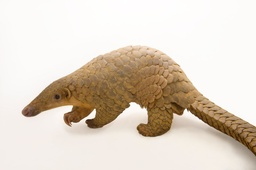
#> input picture pangolin.jpg, 256 x 170 px, shrunk from 1600 x 1065 before the run
$ python Examen.py
#> lines starting #> are read from the running program, lines starting #| are printed output that depends on the picture
import cv2
import numpy as np
import matplotlib.pyplot as plt
import random

#Funciones para agregar ruido a las imágenes
def add_gaussian_noise(image, mean=0, std_dev=25):
    # Ruido aleatorio con el mismo tamaño que la imagen
#> called with mean = 0, std_dev = 40
    noise = np.random.normal(mean, std_dev, image.shape)
    # Suma el ruido a la imagen
    noisy_image = image + noise
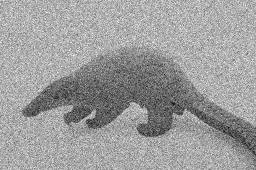
#> noisy_image: shape (170, 256) float64; min -98.72, max 406.3, mean 213.3; drawn with min black and max white
    # Ajusta el rango a 255
    noisy_image = np.clip(noisy_image, 0, 255)
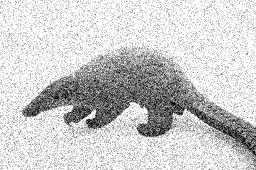
#> noisy_image: shape (170, 256) float64; min 0, max 255, mean 204.5
    return noisy_image.astype(np.uint8)

def add_salt_and_pepper_noise(image, amount=0.05):
#> called with amount = 0.1
    output_image = np.copy(image)
    num_salt = int(np.ceil(amount * image.size * 0.5))
#> num_salt = 2176
    num_pepper = int(np.ceil(amount * image.size * 0.5))
#> num_pepper = 2176
    # Genera coordenadas aleatorias para poner los píxeles blancos
    coords = [np.random.randint(0, i - 1, num_salt) for i in image.shape]
    output_image[tuple(coords)] = 255
    # Genera coordenadas aleatorias para poner los píxeles negros
    coords = [np.random.randint(0, i - 1, num_pepper) for i in image.shape]
    output_image[tuple(coords)] = 0

    return output_image

def apply_filter(image, kernel_size, filter_type):
#> called with kernel_size = 5, filter_type = 'media'
    rows, cols = image.shape
#> rows = 170; cols = 256
    #Imagen vacia para guardar el resultado
    output_image = np.zeros((rows, cols), dtype=np.uint8)

    #Padding
    pad_width = kernel_size // 2

    #Se crea la imagen con los bordes extra
    padded_image = np.pad(image, pad_width, mode='constant', constant_values=0)
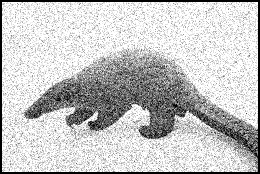
#> padded_image: shape (174, 260); min 0, max 255, mean 196.4

    #Bucle de recorrido por cada píxel
    for i in range(rows):
        for j in range(cols):
            window = padded_image[i : i + kernel_size, j : j + kernel_size]

            if filter_type == 'media':
                pixel_value = np.mean(window)
            elif filter_type == 'mediana':
                pixel_value = np.median(window)
            elif filter_type == 'min':
                pixel_value = np.min(window)
            elif filter_type == 'max':
                pixel_value = np.max(window)

            output_image[i, j] = pixel_value

    return output_image

try:
    origin = cv2.imread("./pangolin.jpg", cv2.IMREAD_GRAYSCALE)
except:
    print("Error: No se encontró la imagen")
    exit()

KERNEL_SIZE = 5
#Generar imágenes con ruido
gaussiano_ruido = add_gaussian_noise(origin, std_dev=40)
sal_pimienta_ruido = add_salt_and_pepper_noise(origin, amount=0.1)

#filtros a la imagen con ruido gaussiano
media_gaussiana = apply_filter(gaussiano_ruido, KERNEL_SIZE, 'media')
mediana_gaussiana = apply_filter(gaussiano_ruido, KERNEL_SIZE, 'mediana')
min_gaussiano = apply_filter(gaussiano_ruido, KERNEL_SIZE, 'min')
#> call 3 of apply_filter, with kernel_size = 5, filter_type = 'min'
#> after the loop in apply_filter (call 3), `for i in range(rows):`:
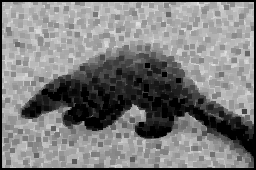
#> output_image: shape (170, 256); min 0, max 229, mean 125.1
max_gaussiano = apply_filter(gaussiano_ruido, KERNEL_SIZE, 'max')

#filtros a la imagen con ruido sal y pimienta
sp_mean = apply_filter(sal_pimienta_ruido, KERNEL_SIZE, 'media')
#> in apply_filter (call 5), `padded_image = np.pad(image, pad_width, mode='constant', constant_valu..`:
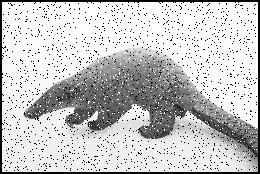
#> padded_image: shape (174, 260); min 0, max 255, mean 197.3
sp_median = apply_filter(sal_pimienta_ruido, KERNEL_SIZE, 'mediana')
sp_min = apply_filter(sal_pimienta_ruido, KERNEL_SIZE, 'min')
#> after the loop in apply_filter (call 7), `for i in range(rows):`:
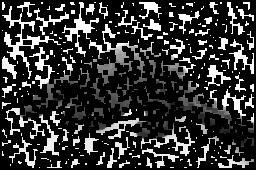
#> output_image: shape (170, 256); min 0, max 254, mean 52.6
sp_max = apply_filter(sal_pimienta_ruido, KERNEL_SIZE, 'max')
#> after the loop in apply_filter (call 8), `for i in range(rows):`:
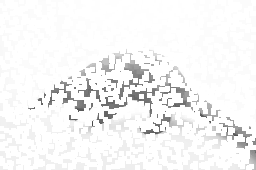
#> output_image: shape (170, 256); min 71, max 255, mean 245.6

fig, axes = plt.subplots(4, 3, figsize=(18, 7))
fig.suptitle('Implementación de Filtrado Espacial', fontsize=16)
#Ruido Gaussiano
axes[0,0].imshow(origin, cmap='gray')
axes[0,0].set_title('Original')
axes[0,1].imshow(gaussiano_ruido, cmap='gray')
axes[0,1].set_title('Ruido Gaussiano')
axes[0,2].imshow(media_gaussiana, cmap='gray')
axes[0,2].set_title('Filtro de Media')
axes[1,0].imshow(mediana_gaussiana, cmap='gray')
axes[1,0].set_title('Filtro de Mediana')
axes[1,1].imshow(min_gaussiano, cmap='gray')
axes[1,1].set_title('Filtro Minimo')
axes[1,2].imshow(max_gaussiano, cmap='gray')
axes[1,2].set_title('Filtro Maximo')

#Ruido Sal y Pimienta
axes[2,0].imshow(origin, cmap='gray')
axes[2,0].set_title('Original')
axes[2,1].imshow(sal_pimienta_ruido, cmap='gray')
axes[2,1].set_title('Ruido S&P')
axes[2,2].imshow(sp_mean, cmap='gray')
axes[2,2].set_title('Filtro de Media')
axes[3,0].imshow(sp_median, cmap='gray')
axes[3,0].set_title('Filtro de Mediana')
axes[3,1].imshow(sp_min, cmap='gray')
axes[3,1].set_title('Filtro Minimo')
axes[3,2].imshow(sp_max, cmap='gray')
axes[3,2].set_title('Filtro Maximo')

plt.tight_layout(rect=[0, 0, 1, 0.96])
plt.show()

$ run again, with Filtrado_Espacial.png saved as pangolin.jpg
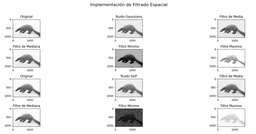
#> input picture Filtrado_Espacial.png, 256 x 134 px, shrunk from 1335 x 700 before the run
#> origin is the input picture: shape (134, 256); min 0, max 255, mean 239.4
#> after the loop in apply_filter (call 7), `for i in range(rows):`:
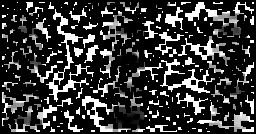
#> output_image: shape (134, 256); min 0, max 255, mean 56.3
#> after the loop in apply_filter (call 8), `for i in range(rows):`:
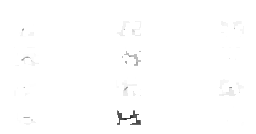
#> output_image: shape (134, 256); min 37, max 255, mean 253.9
